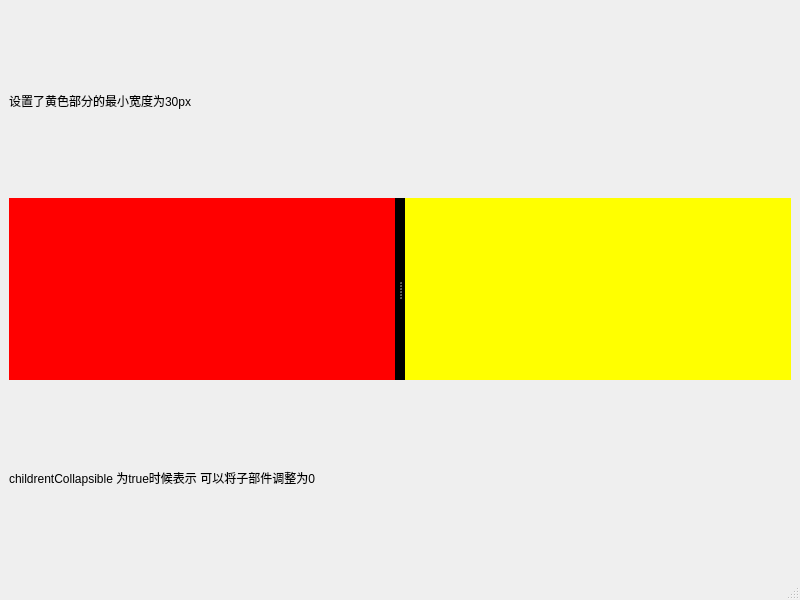
<?xml version="1.0" encoding="UTF-8"?>
<ui version="4.0">
 <class>MainWindow</class>
 <widget class="QMainWindow" name="MainWindow">
  <property name="geometry">
   <rect>
    <x>0</x>
    <y>0</y>
    <width>800</width>
    <height>600</height>
   </rect>
  </property>
  <property name="windowTitle">
   <string>MainWindow</string>
  </property>
  <widget class="QWidget" name="centralwidget">
   <layout class="QHBoxLayout" name="horizontalLayout">
    <item>
     <layout class="QVBoxLayout" name="verticalLayout">
      <item>
       <widget class="QLabel" name="label">
        <property name="text">
         <string>设置了黄色部分的最小宽度为30px</string>
        </property>
       </widget>
      </item>
      <item>
       <widget class="QSplitter" name="splitter">
        <property name="styleSheet">
         <string notr="true">QSplitter{
	background-color:black;
}</string>
        </property>
        <property name="orientation">
         <enum>Qt::Horizontal</enum>
        </property>
        <property name="opaqueResize">
         <bool>false</bool>
        </property>
        <property name="handleWidth">
         <number>10</number>
        </property>
        <property name="childrenCollapsible">
         <bool>false</bool>
        </property>
        <widget class="QWidget" name="widget" native="true">
         <property name="styleSheet">
          <string notr="true">QWidget{
	background-color:red;
}</string>
         </property>
        </widget>
        <widget class="QWidget" name="widget_2" native="true">
         <property name="minimumSize">
          <size>
           <width>40</width>
           <height>0</height>
          </size>
         </property>
         <property name="styleSheet">
          <string notr="true">QWidget{
	background-color:yellow;
}</string>
         </property>
        </widget>
       </widget>
      </item>
      <item>
       <widget class="QLabel" name="label_2">
        <property name="text">
         <string>childrentCollapsible 为true时候表示 可以将子部件调整为0</string>
        </property>
       </widget>
      </item>
     </layout>
    </item>
   </layout>
  </widget>
  <widget class="QMenuBar" name="menubar">
   <property name="geometry">
    <rect>
     <x>0</x>
     <y>0</y>
     <width>800</width>
     <height>28</height>
    </rect>
   </property>
  </widget>
  <widget class="QStatusBar" name="statusbar"/>
 </widget>
 <resources/>
 <connections/>
</ui>
